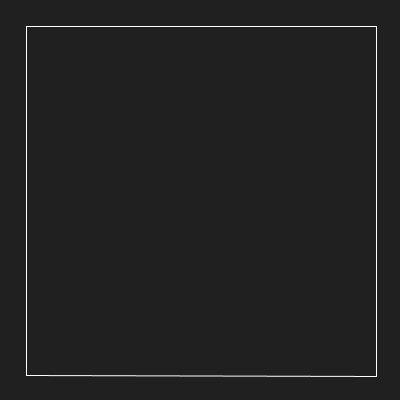
Frame 1 (no input)
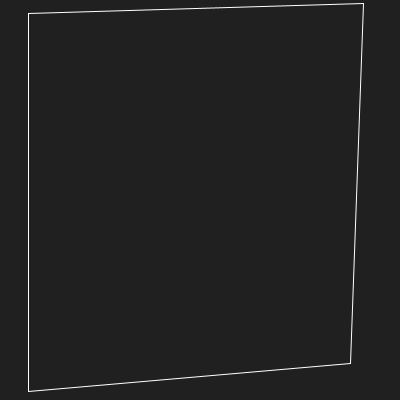
Frame 60 (the mouse pressed at the canvas centre just before this capture)
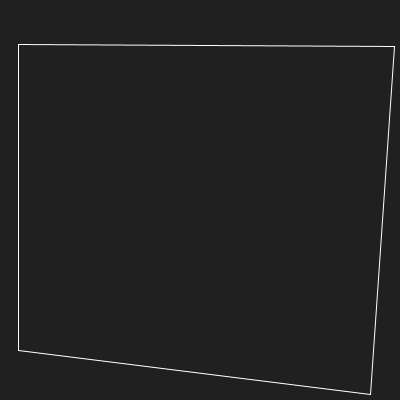
Frame 120 (the mouse held since frame 60 and released just before this capture)

The Processing sketch that drew these frames (run headless with seeded random() and noise(); from frame 60 on, the mouse is pressed at the canvas centre):

// Processing sketch: build
// ── build.pde
/* 

Formas básicas en Processing / quad()

- Cuadrilátero con vértices móviles

José Vicente Araújo
http://dunadigital.com 
svcnt@dunadigital.com
junio 2015
Processing 2.2.1

*/

void setup() {
	size(400, 400); //tamaño de la ventana. (ancho, alto)
	noFill();
	stroke(255);

}

void draw() {
	background(#202020);
	//Ejemplo 1
	quad(
			25+sin(frameCount*0.05)*25, //esquina 1 x
			25+sin(frameCount*0.06)*25, //esquina 1 y
			width-25+sin(frameCount*0.06)*25, //esquina 2 x
			25+sin(frameCount*0.07)*25, //esquina 2 y
			width-25+sin(frameCount*0.08)*25, //esquina 3 x
			height-25+sin(frameCount*0.06)*25, //esquina 3 y
			25+sin(frameCount*0.05)*25, //esquina 4 x
			height-25+sin(frameCount*0.04)*25 //esquina 4 y

		);
	
}
	
